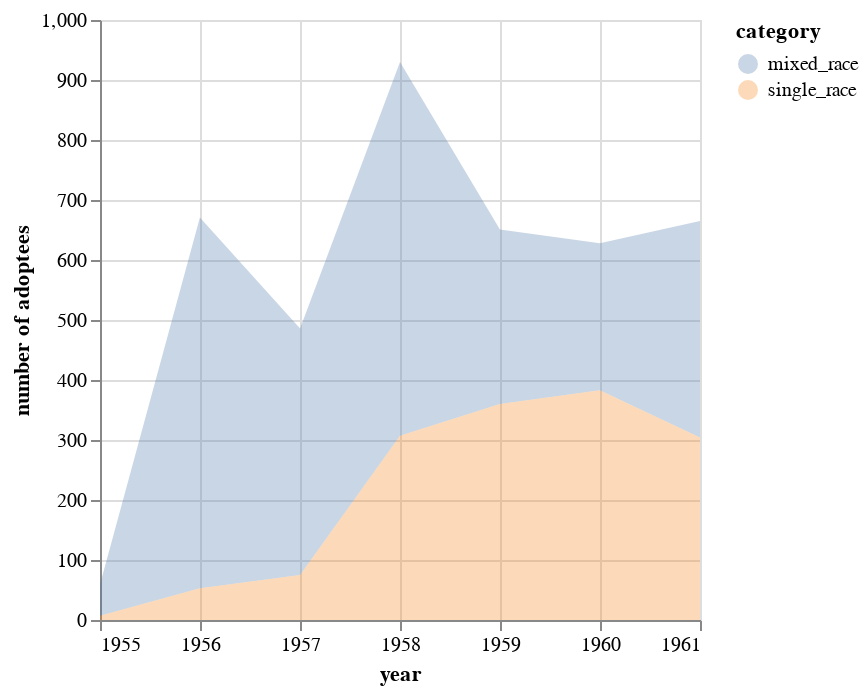

The code cell stored with this chart in its notebook:
### Code cell
chart

### Figure 1 — Vega-Lite specification as saved in the notebook (floating-point values rounded to 4 significant figures)
{"config": {"view": {"continuousWidth": 300, "continuousHeight": 300}}, "data": {"name": "data-cfd94bd72463d088983c7de1a683bcad"}, "mark": {"type": "area", "opacity": 0.3}, "encoding": {"color": {"field": "category", "type": "nominal"}, "x": {"field": "year", "type": "temporal"}, "y": {"field": "number of adoptees", "type": "quantitative"}}, "$schema": "https://vega.github.io/schema/vega-lite/v5.8.0.json", "datasets": {"data-cfd94bd72463d088983c7de1a683bcad": [{"year": "1955-01-01T00:00:00", "category": "mixed_race", "number of adoptees": 52}, {"year": "1956-01-01T00:00:00", "category": "mixed_race", "number of adoptees": 618}, {"year": "1957-01-01T00:00:00", "category": "mixed_race", "number of adoptees": 411}, {"year": "1958-01-01T00:00:00", "category": "mixed_race", "number of adoptees": 623}, {"year": "1959-01-01T00:00:00", "category": "mixed_race", "number of adoptees": 291}, {"year": "1960-01-01T00:00:00", "category": "mixed_race", "number of adoptees": 245}, {"year": "1961-01-01T00:00:00", "category": "mixed_race", "number of adoptees": 361}, {"year": "1955-01-01T00:00:00", "category": "single_race", "number of adoptees": 7}, {"year": "1956-01-01T00:00:00", "category": "single_race", "number of adoptees": 53}, {"year": "1957-01-01T00:00:00", "category": "single_race", "number of adoptees": 75}, {"year": "1958-01-01T00:00:00", "category": "single_race", "number of adoptees": 307}, {"year": "1959-01-01T00:00:00", "category": "single_race", "number of adoptees": 360}, {"year": "1960-01-01T00:00:00", "category": "single_race", "number of adoptees": 383}, {"year": "1961-01-01T00:00:00", "category": "single_race", "number of adoptees": 304}]}}
